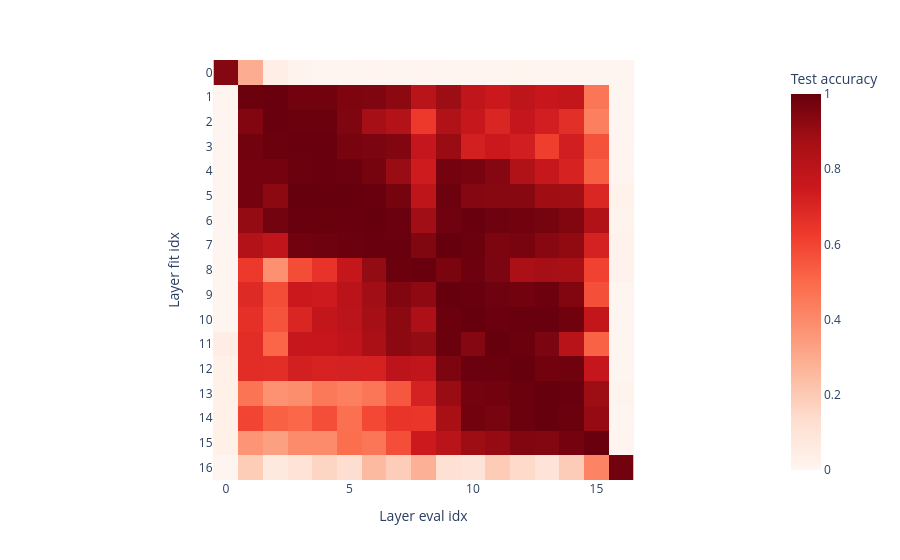

The notebook cell this image was saved under:
### Code cell
test_accuracies_l1 = torch.zeros((len(probes_l1), len(test_hidden_states))) - float("nan")
for probe_idx, probe in enumerate(probes_l1.values()):
    probe.eval()
    for layer_idx in range(len(test_hidden_states)):
        with torch.no_grad():
            test_logits = probe(test_hidden_states[layer_idx].float().to(device), holdout_eval_tokens=False)
            test_accuracy = (test_logits.argmax(dim=-1) == test_labels).float().mean().item()
        test_accuracies_l1[probe_idx, layer_idx] = test_accuracy

plotly.express.imshow(
    test_accuracies_l1,
    labels={"y": "Layer fit idx", "x": "Layer eval idx", "color": "Test accuracy"},
    color_continuous_scale="Reds"
).update_layout(
    yaxis=dict(tickvals=list(range(len(probes_l1))), ticktext=list(probes_l1.keys()))
)

### Figure 1 — Plotly figure (JSON) as saved in the notebook; plotly's stock layout.template omitted (floating-point values rounded to 4 significant figures; data arrays with more than 128 entries replaced by an {"elided": "..."} marker saying what was removed)
{"data": [{"coloraxis": "coloraxis", "hovertemplate": "Layer eval idx: %{x}<br>Layer fit idx: %{y}<br>Test accuracy: %{z}<extra></extra>", "name": "0", "type": "heatmap", "xaxis": "x", "yaxis": "y", "z": {"elided": "17x17 float values"}}], "layout": {"coloraxis": {"colorbar": {"title": {"text": "Test accuracy"}}, "colorscale": [[0.0, "rgb(255,245,240)"], [0.125, "rgb(254,224,210)"], [0.25, "rgb(252,187,161)"], [0.375, "rgb(252,146,114)"], [0.5, "rgb(251,106,74)"], [0.625, "rgb(239,59,44)"], [0.75, "rgb(203,24,29)"], [0.875, "rgb(165,15,21)"], [1.0, "rgb(103,0,13)"]]}, "margin": {"t": 60}, "xaxis": {"anchor": "y", "constrain": "domain", "domain": [0.0, 1.0], "scaleanchor": "y", "title": {"text": "Layer eval idx"}}, "yaxis": {"anchor": "x", "autorange": "reversed", "constrain": "domain", "domain": [0.0, 1.0], "ticktext": [0, 1, 2, 3, 4, 5, 6, 7, 8, 9, 10, 11, 12, 13, 14, 15, 16], "tickvals": [0, 1, 2, 3, 4, 5, 6, 7, 8, 9, 10, 11, 12, 13, 14, 15, 16], "title": {"text": "Layer fit idx"}}}}
